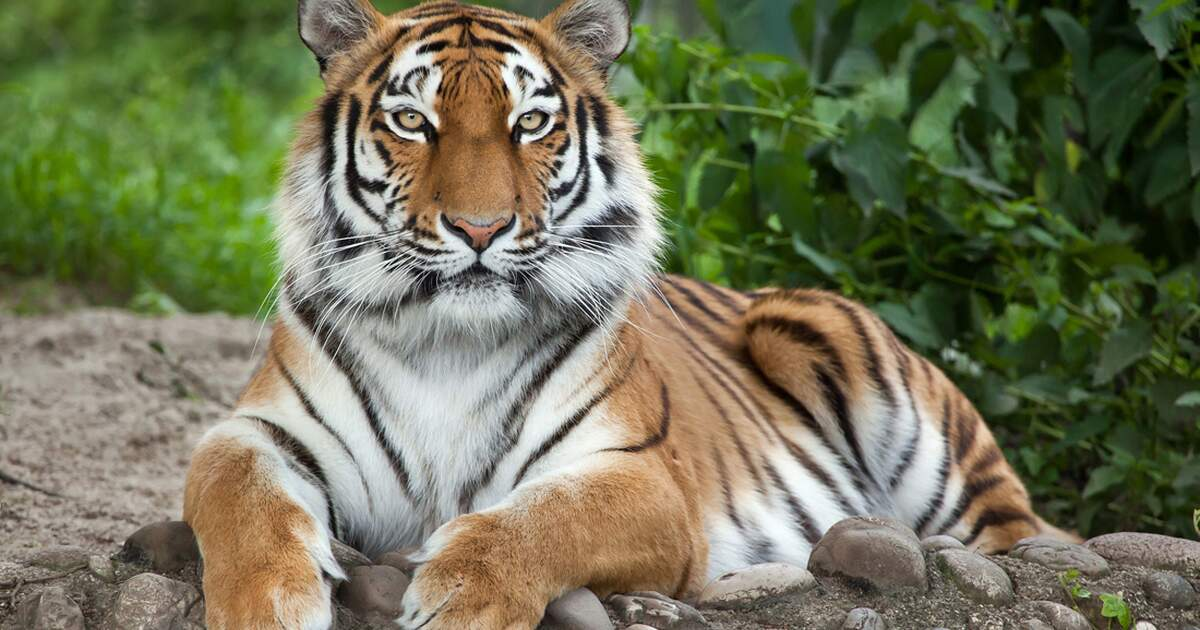
#> input picture 5.jpg, 1200 x 630 px
$ python image_translation.py
#> lines starting #> are read from the running program, lines starting #| are printed output that depends on the picture
import cv2
import numpy as np

#read image
img = cv2.imread('5.jpg')
#> img is the input picture: shape (630, 1200, 3); mean B, G, R 86.1, 114.6, 112.3
height,width = img.shape[:2]
#> height = 630; width = 1200

cv2.imwrite('original.png',img)

#Translation
M_trans = np.float32(
    [[1,0, 100],
    [0,1,50]]
)
print("Translation Matrix: ")
print("M_Translation")

img_trans = cv2.warpAffine(img, M_trans,(width,height))
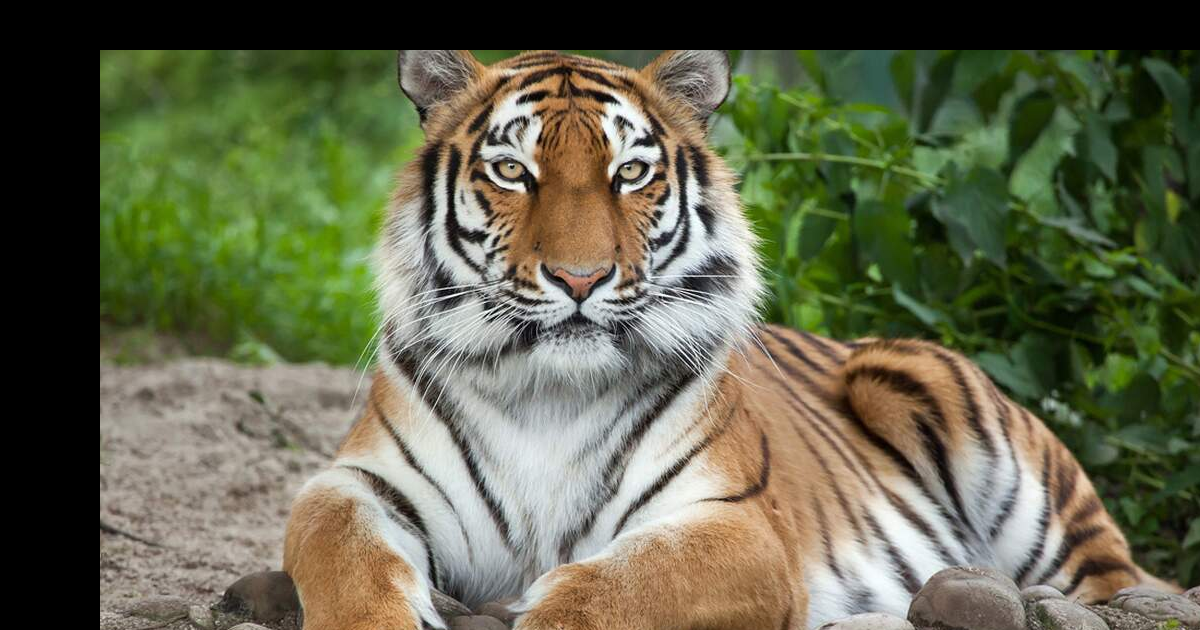
#> img_trans: shape (630, 1200, 3); mean B, G, R 76.3, 101.4, 99.1
cv2.imwrite("Translation.png", img_trans)
